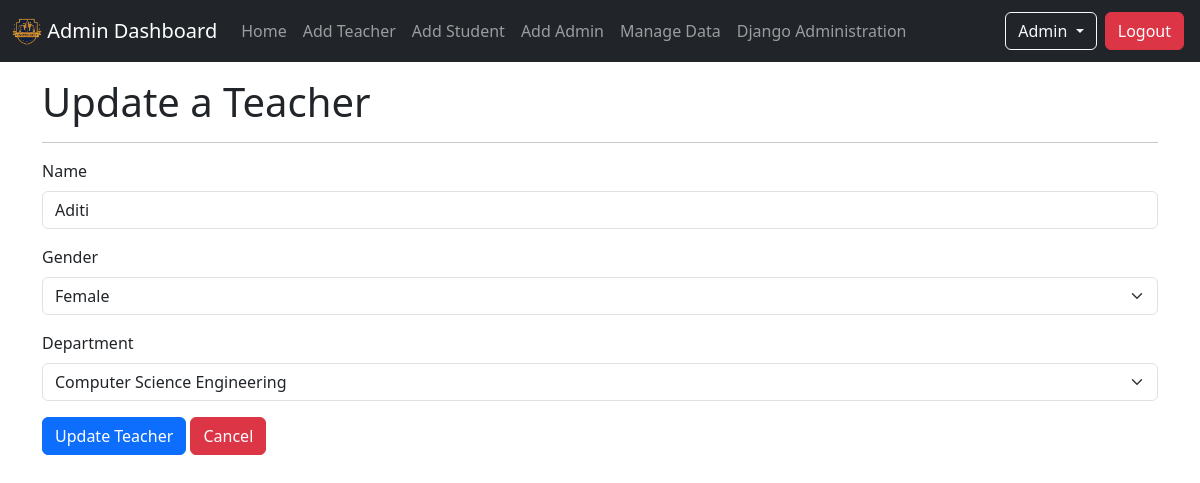
The app's page /admin_home/manage_data/teachers/edit/T001 (signed in) with its own data.
### info/models.py (models this page shows, shortened)
class User(AbstractUser):
    is_student = models.BooleanField(default=False, verbose_name='Student Status')
    is_teacher = models.BooleanField(default=False, verbose_name='Teacher Status')
    is_hod = models.BooleanField(default=False, verbose_name='HOD Status')

class Teacher(models.Model):
    user = models.OneToOneField(User, on_delete=models.CASCADE, null=True)
    teacher_id = models.CharField(max_length=50, primary_key=True)
    department = models.ForeignKey(Department, on_delete=models.CASCADE, default='1')
    name = models.CharField(max_length=200)
    gender = models.CharField(max_length=50, choices=gender_choices, default='Male')
    date_of_birth = models.DateField(default='1970-21-10')

class Department(models.Model):
    id = models.CharField(max_length=50, primary_key=True)
    name = models.CharField(max_length=200)
    def __str__(self):
        return self.name

### info/views.py (the view)
# urls.py: path('admin_home/manage_data/teachers/edit/<str:pk>', views.UpdateTeacher.as_view(), name = 'teacher_update'),
class UpdateTeacher(LoginRequiredMixin,SuccessMessageMixin, UpdateView):
    model = Teacher
    fields = ['name', 'gender', 'department']
    template_name = 'info/admin/teacher_form.html'
    success_url = reverse_lazy('info:manage_data_nav')
    success_message = "Teacher was successfully updated."
    context_object_name = 'teacher'
    pk_url_kwarg = 'pk'
    def get(self, request, *args, **kwargs):
        self.object = None
        if not request.user.is_superuser:
            return redirect('info:unauthorize_view')
        return super().get(request, *args, **kwargs)
    def get_context_data(self, **kwargs):
        context = super(UpdateTeacher, self).get_context_data(**kwargs)
        context['form_type'] = 'Update'
        return context

### info/templates/info/admin/teacher_form.html (shortened to what this page needs)
{% extends 'base_master.html' %}
{% load django_bootstrap5 %}
{% block content %}
    <div class="container mt-3">
        {% if form_type == 'Update' %}
            <h1>Update a Teacher</h1>
        {% else %}
            <h1>Create a New Teacher</h1>
        {% endif %}
        <hr>
        <form class="mb-3" action="" method="post">
            {% bootstrap_form form %}
            <button type="submit" class="btn btn-primary">
                {% if form_type == 'Update' %}
                    Update Teacher
                {% else %}
                    Create Teacher
                {% endif %}
           </button>
            <button type="button" class="btn btn-danger"
                onclick="window.location='{% url 'info:manage_data_nav' %}'">Cancel</button>
        </form>
    </div>
{% endblock content %}

### templates/includes/navbar.html (shortened to what this page needs)
{% load static %}
<nav class="navbar navbar-expand-sm navbar-dark bg-dark" aria-label="University Navbar">
  <div class="container-fluid">
    <a class="navbar-brand" href="/">
      <img src="{% static 'info/img/univ-logo.png' %}" alt="Logo" width="30" class="d-inline-block align-text-top">
      {% if request.user.is_authenticated  %}
        {% if request.user.is_student %}
          Student Dashboard
        {% elif request.user.is_teacher %}
          Teacher Dashboard
        {% else %}
          Admin Dashboard
        {% endif %}
      {% else %}
        University
      {% endif %}
    </a>
    <div class="collapse navbar-collapse" id="navbar">
      <ul class="navbar-nav me-auto mb-2 mb-sm-0">
        {% if request.user.is_authenticated  %}
          {% if request.user.is_student %}
            <li class="nav-item">
                <a class="nav-link" href="{% url 'info:student_view' %}">Home</a>
            </li>
            <li class="nav-item">
              <a class="nav-link" href="{% url 'info:student_attendance' request.user.student.roll_number %}">Attendance</a>
            </li>
            <li class="nav-item">
              <a class="nav-link" href="{% url 'info:student_marks' request.user.student.roll_number %}">Marks</a>
            </li>
            <li class="nav-item">
              <a class="nav-link" href="{% url 'info:student_timetable' request.user.student.class_id_id %}">Timetable</a>
            </li>
          {% else %}
            <li class="nav-item">
                <a class="nav-link" href="{% url 'info:admin_view' %}">Home</a>
            </li>
            <li class="nav-item">
              <a class="nav-link" href="{% url 'info:teacher_create' %}">Add Teacher</a>
            </li>
            <li class="nav-item">
              <a class="nav-link" href="{% url 'info:student_create' %}">Add Student</a>
            </li>
            <li class="nav-item">
              <a class="nav-link" href="{% url 'info:create_admin_user' %}">Add Admin</a>
            </li>
            <li class="nav-item">
              <a class="nav-link" href="{% url 'info:manage_data_nav' %}">Manage Data</a>
            </li>
            <li class="nav-item">
              <a class="nav-link" href="/admin" target="_blank">Django Administration</a>
            </li>
          {% endif %}
        {% endif %}
      </ul>
      <ul class="navbar-nav mb-2 mb-sm-0">
        <li class="nav-item dropdown">
          {% if request.user.is_authenticated %}
            <button class="btn btn-outline-light dropdown-toggle text-capitalize" type="button" data-bs-toggle="dropdown" data-bs-auto-close="true" aria-expanded="false">
              {% if request.user.is_teacher %}
                {{request.user.teacher.name}}
              {% elif request.user.is_student %}
                {{request.user.student.name}}
              {% else %}
                {{request.user.username}}
              {% endif %}
            </button>
            <a class="btn btn-danger m-1" href="{% url 'account_logout' %}">Logout</a>
          {% else %}
            <a class="btn btn-outline-light m-1" href="{% url 'account_login' %}">Login</a>
          {% endif %}
        </li>
      </ul>
    </div>
  </div>
</nav>

### records on screen
User: user.username "Admin"
Teacher: name "Aditi", gender "Female", department "Computer Science Engineering"
